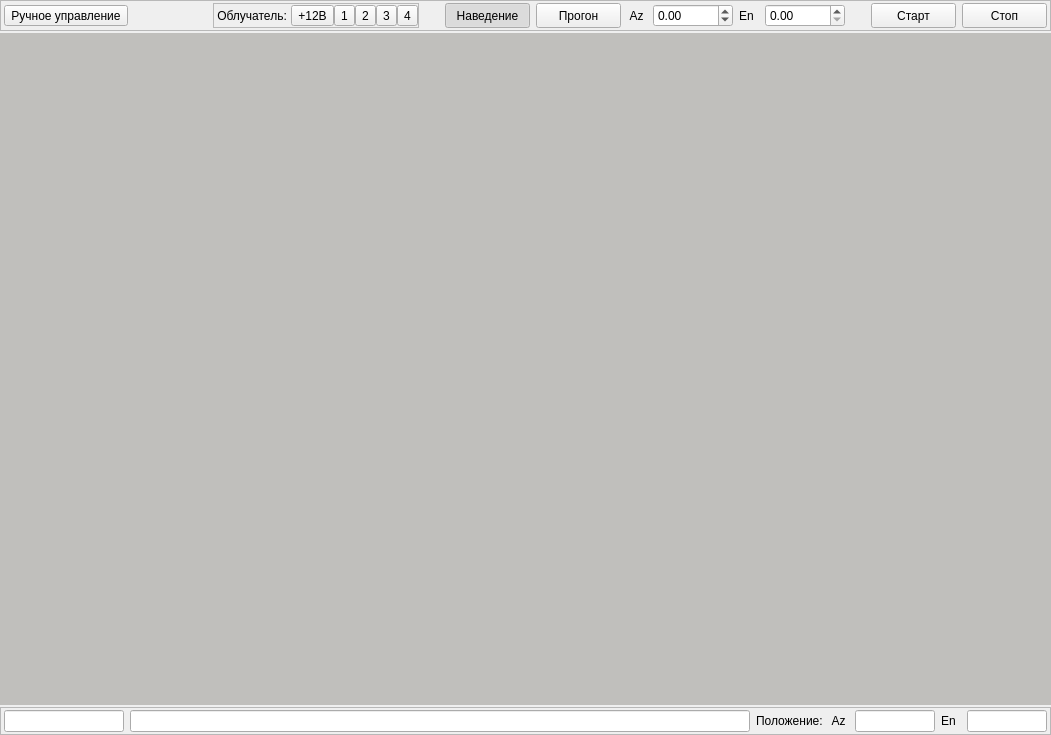
<?xml version="1.0" encoding="UTF-8"?>
<ui version="4.0">
 <class>AntennaWidget</class>
 <widget class="QWidget" name="AntennaWidget">
  <property name="geometry">
   <rect>
    <x>0</x>
    <y>0</y>
    <width>1051</width>
    <height>735</height>
   </rect>
  </property>
  <property name="windowTitle">
   <string>Тест антенны</string>
  </property>
  <layout class="QVBoxLayout" name="verticalLayout">
   <property name="spacing">
    <number>2</number>
   </property>
   <property name="leftMargin">
    <number>0</number>
   </property>
   <property name="topMargin">
    <number>0</number>
   </property>
   <property name="rightMargin">
    <number>0</number>
   </property>
   <property name="bottomMargin">
    <number>0</number>
   </property>
   <item>
    <widget class="QFrame" name="frame_8">
     <property name="styleSheet">
      <string notr="true"/>
     </property>
     <property name="frameShape">
      <enum>QFrame::StyledPanel</enum>
     </property>
     <property name="frameShadow">
      <enum>QFrame::Plain</enum>
     </property>
     <layout class="QHBoxLayout" name="horizontalLayout_5">
      <property name="leftMargin">
       <number>3</number>
      </property>
      <property name="topMargin">
       <number>2</number>
      </property>
      <property name="rightMargin">
       <number>3</number>
      </property>
      <property name="bottomMargin">
       <number>2</number>
      </property>
      <item>
       <widget class="QToolButton" name="tbServiceMode">
        <property name="text">
         <string>Ручное управление</string>
        </property>
        <property name="checkable">
         <bool>true</bool>
        </property>
       </widget>
      </item>
      <item>
       <spacer name="horizontalSpacer_2">
        <property name="orientation">
         <enum>Qt::Horizontal</enum>
        </property>
        <property name="sizeType">
         <enum>QSizePolicy::Expanding</enum>
        </property>
        <property name="sizeHint" stdset="0">
         <size>
          <width>40</width>
          <height>20</height>
         </size>
        </property>
       </spacer>
      </item>
      <item>
       <widget class="QFrame" name="fFeedhorn">
        <property name="frameShape">
         <enum>QFrame::StyledPanel</enum>
        </property>
        <layout class="QHBoxLayout" name="horizontalLayout_4">
         <property name="spacing">
          <number>0</number>
         </property>
         <property name="leftMargin">
          <number>0</number>
         </property>
         <property name="topMargin">
          <number>0</number>
         </property>
         <property name="rightMargin">
          <number>0</number>
         </property>
         <property name="bottomMargin">
          <number>0</number>
         </property>
         <item>
          <widget class="QLabel" name="label_3">
           <property name="text">
            <string> Облучатель: </string>
           </property>
          </widget>
         </item>
         <item>
          <widget class="QToolButton" name="tbFeedhornTurnOn">
           <property name="text">
            <string>+12В</string>
           </property>
           <property name="checkable">
            <bool>true</bool>
           </property>
          </widget>
         </item>
         <item>
          <widget class="QToolButton" name="tbOutput_1">
           <property name="text">
            <string>1</string>
           </property>
           <property name="checkable">
            <bool>true</bool>
           </property>
          </widget>
         </item>
         <item>
          <widget class="QToolButton" name="tbOutput_2">
           <property name="text">
            <string>2</string>
           </property>
           <property name="checkable">
            <bool>true</bool>
           </property>
          </widget>
         </item>
         <item>
          <widget class="QToolButton" name="tbOutput_3">
           <property name="text">
            <string>3</string>
           </property>
           <property name="checkable">
            <bool>true</bool>
           </property>
          </widget>
         </item>
         <item>
          <widget class="QToolButton" name="tbOutput_4">
           <property name="text">
            <string>4</string>
           </property>
           <property name="checkable">
            <bool>true</bool>
           </property>
          </widget>
         </item>
        </layout>
       </widget>
      </item>
      <item>
       <widget class="QFrame" name="fControl">
        <property name="enabled">
         <bool>true</bool>
        </property>
        <property name="frameShape">
         <enum>QFrame::NoFrame</enum>
        </property>
        <layout class="QHBoxLayout" name="horizontalLayout_3">
         <property name="leftMargin">
          <number>0</number>
         </property>
         <property name="topMargin">
          <number>0</number>
         </property>
         <property name="rightMargin">
          <number>0</number>
         </property>
         <property name="bottomMargin">
          <number>0</number>
         </property>
         <item>
          <spacer name="horizontalSpacer_3">
           <property name="orientation">
            <enum>Qt::Horizontal</enum>
           </property>
           <property name="sizeType">
            <enum>QSizePolicy::Fixed</enum>
           </property>
           <property name="sizeHint" stdset="0">
            <size>
             <width>20</width>
             <height>20</height>
            </size>
           </property>
          </spacer>
         </item>
         <item>
          <widget class="QToolButton" name="tbPosition">
           <property name="minimumSize">
            <size>
             <width>85</width>
             <height>25</height>
            </size>
           </property>
           <property name="text">
            <string>Наведение</string>
           </property>
           <property name="checkable">
            <bool>true</bool>
           </property>
           <property name="checked">
            <bool>true</bool>
           </property>
          </widget>
         </item>
         <item>
          <widget class="QToolButton" name="tbMonkeyTest">
           <property name="enabled">
            <bool>true</bool>
           </property>
           <property name="minimumSize">
            <size>
             <width>85</width>
             <height>25</height>
            </size>
           </property>
           <property name="text">
            <string>Прогон</string>
           </property>
           <property name="checkable">
            <bool>true</bool>
           </property>
          </widget>
         </item>
         <item>
          <widget class="QLabel" name="lPointAz">
           <property name="minimumSize">
            <size>
             <width>20</width>
             <height>0</height>
            </size>
           </property>
           <property name="maximumSize">
            <size>
             <width>20</width>
             <height>16777215</height>
            </size>
           </property>
           <property name="font">
            <font>
             <weight>50</weight>
             <bold>false</bold>
            </font>
           </property>
           <property name="text">
            <string> Az </string>
           </property>
          </widget>
         </item>
         <item>
          <widget class="QDoubleSpinBox" name="dsbPointAz">
           <property name="minimumSize">
            <size>
             <width>80</width>
             <height>0</height>
            </size>
           </property>
           <property name="maximumSize">
            <size>
             <width>80</width>
             <height>16777215</height>
            </size>
           </property>
           <property name="minimum">
            <double>-270.000000000000000</double>
           </property>
           <property name="maximum">
            <double>270.000000000000000</double>
           </property>
           <property name="singleStep">
            <double>0.100000000000000</double>
           </property>
           <property name="value">
            <double>0.000000000000000</double>
           </property>
          </widget>
         </item>
         <item>
          <widget class="QLabel" name="lPointEn">
           <property name="minimumSize">
            <size>
             <width>20</width>
             <height>0</height>
            </size>
           </property>
           <property name="maximumSize">
            <size>
             <width>20</width>
             <height>16777215</height>
            </size>
           </property>
           <property name="font">
            <font>
             <weight>50</weight>
             <bold>false</bold>
            </font>
           </property>
           <property name="text">
            <string>En </string>
           </property>
          </widget>
         </item>
         <item>
          <widget class="QDoubleSpinBox" name="dsbPointEn">
           <property name="enabled">
            <bool>true</bool>
           </property>
           <property name="minimumSize">
            <size>
             <width>80</width>
             <height>0</height>
            </size>
           </property>
           <property name="maximumSize">
            <size>
             <width>80</width>
             <height>16777215</height>
            </size>
           </property>
           <property name="maximum">
            <double>180.000000000000000</double>
           </property>
           <property name="singleStep">
            <double>0.100000000000000</double>
           </property>
           <property name="value">
            <double>0.000000000000000</double>
           </property>
          </widget>
         </item>
         <item>
          <spacer name="horizontalSpacer">
           <property name="orientation">
            <enum>Qt::Horizontal</enum>
           </property>
           <property name="sizeType">
            <enum>QSizePolicy::Fixed</enum>
           </property>
           <property name="sizeHint" stdset="0">
            <size>
             <width>20</width>
             <height>20</height>
            </size>
           </property>
          </spacer>
         </item>
         <item>
          <widget class="QToolButton" name="tbStart">
           <property name="enabled">
            <bool>true</bool>
           </property>
           <property name="minimumSize">
            <size>
             <width>85</width>
             <height>25</height>
            </size>
           </property>
           <property name="text">
            <string>Старт</string>
           </property>
           <property name="checkable">
            <bool>false</bool>
           </property>
          </widget>
         </item>
         <item>
          <widget class="QToolButton" name="tbStop">
           <property name="enabled">
            <bool>true</bool>
           </property>
           <property name="minimumSize">
            <size>
             <width>85</width>
             <height>25</height>
            </size>
           </property>
           <property name="text">
            <string>Стоп</string>
           </property>
           <property name="checkable">
            <bool>false</bool>
           </property>
           <property name="checked">
            <bool>false</bool>
           </property>
          </widget>
         </item>
        </layout>
       </widget>
      </item>
     </layout>
    </widget>
   </item>
   <item>
    <widget class="QWidget" name="widget" native="true">
     <property name="sizePolicy">
      <sizepolicy hsizetype="Preferred" vsizetype="Expanding">
       <horstretch>0</horstretch>
       <verstretch>0</verstretch>
      </sizepolicy>
     </property>
     <property name="styleSheet">
      <string notr="true">background-color: rgb(192, 191, 188);</string>
     </property>
     <layout class="QHBoxLayout" name="horizontalLayout_2">
      <property name="leftMargin">
       <number>0</number>
      </property>
      <property name="topMargin">
       <number>0</number>
      </property>
      <property name="rightMargin">
       <number>0</number>
      </property>
      <property name="bottomMargin">
       <number>0</number>
      </property>
     </layout>
    </widget>
   </item>
   <item>
    <widget class="QFrame" name="frame_11">
     <property name="styleSheet">
      <string notr="true"/>
     </property>
     <property name="frameShape">
      <enum>QFrame::StyledPanel</enum>
     </property>
     <property name="frameShadow">
      <enum>QFrame::Raised</enum>
     </property>
     <layout class="QHBoxLayout" name="horizontalLayout">
      <property name="spacing">
       <number>6</number>
      </property>
      <property name="leftMargin">
       <number>3</number>
      </property>
      <property name="topMargin">
       <number>2</number>
      </property>
      <property name="rightMargin">
       <number>3</number>
      </property>
      <property name="bottomMargin">
       <number>2</number>
      </property>
      <item>
       <widget class="QLineEdit" name="lState">
        <property name="sizePolicy">
         <sizepolicy hsizetype="Preferred" vsizetype="Fixed">
          <horstretch>0</horstretch>
          <verstretch>0</verstretch>
         </sizepolicy>
        </property>
        <property name="minimumSize">
         <size>
          <width>120</width>
          <height>0</height>
         </size>
        </property>
        <property name="readOnly">
         <bool>true</bool>
        </property>
       </widget>
      </item>
      <item>
       <widget class="QLineEdit" name="lError">
        <property name="readOnly">
         <bool>true</bool>
        </property>
       </widget>
      </item>
      <item>
       <widget class="QLabel" name="lCurrent">
        <property name="font">
         <font>
          <weight>50</weight>
          <bold>false</bold>
         </font>
        </property>
        <property name="text">
         <string>Положение:</string>
        </property>
       </widget>
      </item>
      <item>
       <widget class="QLabel" name="lCurrentAz">
        <property name="minimumSize">
         <size>
          <width>20</width>
          <height>0</height>
         </size>
        </property>
        <property name="maximumSize">
         <size>
          <width>20</width>
          <height>16777215</height>
         </size>
        </property>
        <property name="font">
         <font>
          <weight>50</weight>
          <bold>false</bold>
         </font>
        </property>
        <property name="text">
         <string> Az </string>
        </property>
       </widget>
      </item>
      <item>
       <widget class="QLineEdit" name="leCurrentAz">
        <property name="minimumSize">
         <size>
          <width>80</width>
          <height>0</height>
         </size>
        </property>
        <property name="maximumSize">
         <size>
          <width>80</width>
          <height>16777215</height>
         </size>
        </property>
        <property name="readOnly">
         <bool>true</bool>
        </property>
       </widget>
      </item>
      <item>
       <widget class="QLabel" name="lCurrentEn">
        <property name="minimumSize">
         <size>
          <width>20</width>
          <height>0</height>
         </size>
        </property>
        <property name="maximumSize">
         <size>
          <width>20</width>
          <height>16777215</height>
         </size>
        </property>
        <property name="font">
         <font>
          <weight>50</weight>
          <bold>false</bold>
         </font>
        </property>
        <property name="text">
         <string>En </string>
        </property>
       </widget>
      </item>
      <item>
       <widget class="QLineEdit" name="leCurrentEn">
        <property name="minimumSize">
         <size>
          <width>80</width>
          <height>0</height>
         </size>
        </property>
        <property name="maximumSize">
         <size>
          <width>80</width>
          <height>16777215</height>
         </size>
        </property>
        <property name="readOnly">
         <bool>true</bool>
        </property>
       </widget>
      </item>
     </layout>
    </widget>
   </item>
  </layout>
 </widget>
 <tabstops>
  <tabstop>tbServiceMode</tabstop>
  <tabstop>dsbPointAz</tabstop>
  <tabstop>dsbPointEn</tabstop>
  <tabstop>tbStart</tabstop>
  <tabstop>tbStop</tabstop>
  <tabstop>lState</tabstop>
  <tabstop>lError</tabstop>
  <tabstop>leCurrentAz</tabstop>
  <tabstop>leCurrentEn</tabstop>
 </tabstops>
 <resources/>
 <connections/>
</ui>
